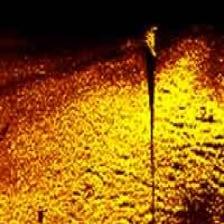
#> input picture AquaSense/data/raw/clean/clean_0001.jpg, 224 x 224 px
$ python -i features.py   (imports and definitions only)
#> lines starting #> are read from the running program, lines starting #| are printed output that depends on the picture; after the words box and inside, x2 and y2 are one past the last pixel; in counts of white or black regions, pixels touching at a corner belong together
#> further down, picture is the input picture: shape (224, 224, 3); mean B, G, R 15.6, 92.4, 144.2
import cv2
import numpy as np


class ShadowFeatureExtractor:
    """
    Extracts simple shadow/contrast features from grayscale sonar imagery.

    These features are intended as an additional physics-inspired signal
    alongside autoencoder reconstruction error.
    """

    def extract(self, image):
        if image is None:
            raise ValueError("Input image is empty.")

        if len(image.shape) == 3:
            gray = cv2.cvtColor(image, cv2.COLOR_BGR2GRAY)
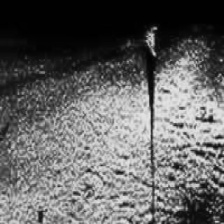
#> gray: shape (224, 224); min 0, max 229, mean 99.1
        else:
            gray = image.copy()

        gray = cv2.resize(gray, (224, 224))

        blurred = cv2.GaussianBlur(gray, (5, 5), 0)
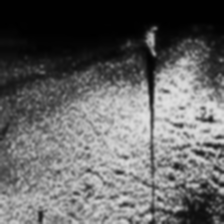
#> blurred: shape (224, 224); min 0, max 225, mean 99.1

        mean_intensity = float(np.mean(blurred))
#> mean_intensity = 99.15
        std_intensity = float(np.std(blurred))
#> std_intensity = 70.82

        dark_threshold = mean_intensity * 0.6
#> dark_threshold = 59.49
        dark_pixels = blurred < dark_threshold
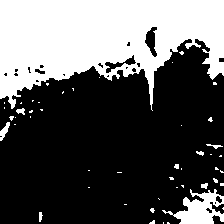
#> dark_pixels: shape (224, 224) bool; 34.9% white; 49 white regions (40 under 20 px), largest, box (x1, y1, x2, y2) and area: (0, 0, 224, 111) 15935, (162, 189, 224, 224) 1059, (0, 122, 10, 141) 88

        shadow_ratio = float(np.mean(dark_pixels))
#> shadow_ratio = 0.349

        return {
            "mean_intensity": mean_intensity,
            "std_intensity": std_intensity,
            "shadow_ratio": shadow_ratio
        }

    def score(self, image):
        features = self.extract(image)

        shadow_ratio = features["shadow_ratio"]
        contrast = features["std_intensity"]

        score = (
            shadow_ratio * 0.5
            + min(contrast / 128.0, 1.0) * 0.5
        )

        return float(score)

>>> import cv2
>>> picture = cv2.imread('../data/raw/clean/clean_0001.jpg')
>>> result = ShadowFeatureExtractor().extract(picture)
#> result = {'mean_intensity': 99.15, 'std_intensity': 70.82, 'shadow_ratio': 0.349}

$ run again, on AquaSense/data/raw/clean/clean_0002.jpg
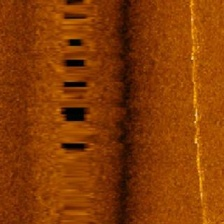
#> input picture AquaSense/data/raw/clean/clean_0002.jpg, 224 x 224 px
#> picture is the input picture: shape (224, 224, 3); mean B, G, R 5.3, 59.2, 135.1
#> in extract, `gray = cv2.cvtColor(image, cv2.COLOR_BGR2GRAY)`:
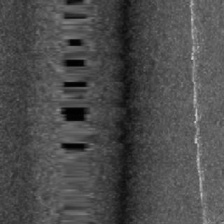
#> gray: shape (224, 224); min 0, max 202, mean 75.7
#> mean_intensity = 75.75
#> std_intensity = 21.24
#> dark_threshold = 45.45
#> in extract, `dark_pixels = blurred < dark_threshold`:
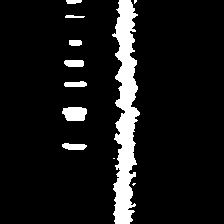
#> dark_pixels: shape (224, 224) bool; 9.1% white; 11 white regions (3 under 20 px), largest, box (x1, y1, x2, y2) and area: (112, 0, 140, 224) 3679, (62, 107, 87, 121) 297, (62, 143, 87, 150) 137
#> shadow_ratio = 0.0907
#> result = {'mean_intensity': 75.75, 'std_intensity': 21.24, 'shadow_ratio': 0.0907}

$ run again, on AquaSense/data/raw/clean/clean_0005.jpg
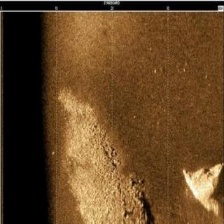
#> input picture AquaSense/data/raw/clean/clean_0005.jpg, 224 x 224 px
#> picture is the input picture: shape (224, 224, 3); mean B, G, R 37, 70, 100.8
#> in extract, `blurred = cv2.GaussianBlur(gray, (5, 5), 0)`:
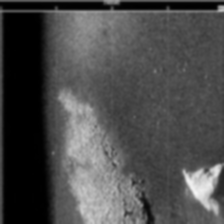
#> blurred: shape (224, 224); min 0, max 244, mean 75.1
#> mean_intensity = 75.13
#> std_intensity = 49.54
#> dark_threshold = 45.08
#> in extract, `dark_pixels = blurred < dark_threshold`:
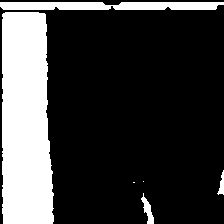
#> dark_pixels: shape (224, 224) bool; 23.6% white; 6 white regions (2 under 20 px), largest, box (x1, y1, x2, y2) and area: (2, 12, 54, 224) 9909, (0, 2, 224, 10) 1668, (141, 193, 154, 224) 169, (217, 170, 224, 195) 88
#> shadow_ratio = 0.236
#> result = {'mean_intensity': 75.13, 'std_intensity': 49.54, 'shadow_ratio': 0.236}
